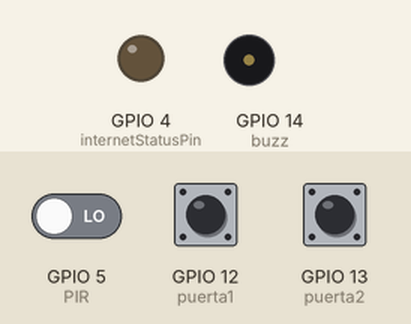
A sketch run on a simulated ESP8266 (NodeMCU). Parts: output pins drawn as LEDs (lit = HIGH), buzzer (waves = sounding, pin HIGH). The test bench sets the inputs (shaded band); at power-on: GPIO 12 (puerta1) HIGH, GPIO 13 (puerta2) HIGH, GPIO 5 (PIR) LOW. WiFi joins after 1.5 s; servers stay silent unless stated; the local clock reads 2024-03-15 10:24:30 at power-on unless the sketch sets it; what the sketch prints to the serial monitor is not drawn.

Above: at 3.5 s.
3.6 s: GPIO 12 (puerta1) pulled LOW for 3.2 s
At 4.6 s:
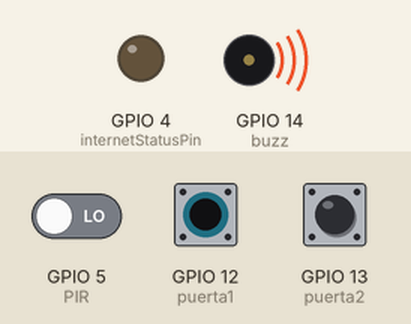
9.5 s: GPIO 13 (puerta2) pulled LOW for 3.2 s
At 10.9 s:
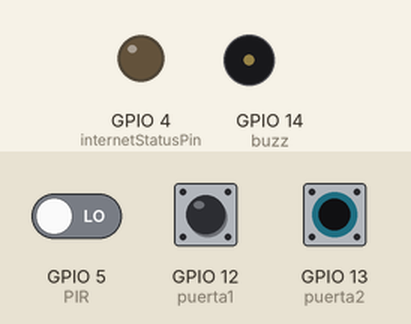
Timing chart, 0 to 15.2 s (numbered marks = the images above; inputs shaded):
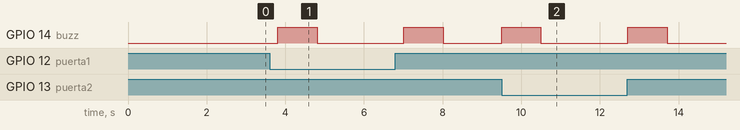

The sketch:

Alarma_esp_8266.ino
```cpp
#include <ESP8266WiFi.h>
#include <WiFiClientSecure.h>
#include <UniversalTelegramBot.h>
#include <ArduinoJson.h>
X509List cert(TELEGRAM_CERTIFICATE_ROOT);
WiFiClientSecure client;


volatile bool door2StateChanged = false;
volatile bool pirStateChanged = false;

bool previousDoorState = false;
volatile bool doorStateChanged = false;
int botRequestDelay = 100;
unsigned long lastTimeBotRan;
const int internetStatusPin = 4;
const int puerta1 = 12;
const int puerta2 = 13;
const int PIR = 5;
const int buzz = 14;


const char* ssid = "Personal-238-2.4GHz";
const char* password = "79D777E238";

#define BOTtoken "6605703445:AAGYnxji-z2lSjjiQc0EJZpn1IyqNMxkX4s"

//#define CHAT_ID "1172351395"
#define CHAT_ID "-4195292837"
UniversalTelegramBot bot(BOTtoken, client);


void IRAM_ATTR handleDoorInterrupt() {
  doorStateChanged = true;
}


void IRAM_ATTR handleDoor2Interrupt() {
  door2StateChanged = true;
}

void IRAM_ATTR handlePirInterrupt() {
  pirStateChanged = true;
}
bool alarmActive = true;

void handleNewMessages(int numNewMessages) {
  for (int i = 0; i < numNewMessages; i++) {
    String chat_id = String(bot.messages[i].chat_id);
    if (chat_id != CHAT_ID) {
      bot.sendMessage(chat_id, "USUARIO NO AUTORIZADO", "");
      continue;
    }

    String text = bot.messages[i].text;
    String from_name = bot.messages[i].from_name;

    if (text == "/start") {
      String welcome = "BIENVENIDO, " + from_name + ".\n";
      welcome += "Este es un sistema de alarma que monitorea dos puertas y un sensor de movimiento PIR.\n";
      welcome += "Cuando la alarma está activada, cualquier cambio en el estado de los sensores se notificará en este chat.\n\n";
      welcome += "Puedes usar los siguientes comandos:\n";
      welcome += "/estado - Muestra el estado actual de todos los sensores.\n";
      welcome += "/prender - Activa la alarma.\n";
      welcome += "/apagar - Desactiva la alarma.\n";
      bot.sendMessage(chat_id, welcome, "");
    }

    if (text == "/estado") {
      String message = "Estado de los sensores:\n";
      message += "Puerta 1: " + String(digitalRead(puerta1) ? "Abierta" : "Cerrada") + "\n";
      message += "Puerta 2: " + String(digitalRead(puerta2) ? "Abierta" : "Cerrada") + "\n";
      message += "Sensor PIR: " + String(digitalRead(PIR) ? "Movimiento detectado" : "No hay movimiento") + "\n";
      message += "Estado de la alarma: " + String(alarmActive ? "Activada" : "Desactivada"); // Agrega el estado de la alarma
      bot.sendMessage(chat_id, message, "");
    }


    if (text == "/prender") {
      alarmActive = true;
      bot.sendMessage(chat_id, "Alarma activada.", "");
    }

    if (text == "/apagar") {
      alarmActive = false;
      bot.sendMessage(chat_id, "Alarma desactivada.", "");
    }
  }
}


void setup() {
  Serial.begin(9600);
#ifdef ESP8266
  configTime(0, 0, "pool.ntp.org");
  client.setTrustAnchors(&cert);
#endif

  pinMode(buzz, OUTPUT);
  pinMode(internetStatusPin, OUTPUT);
  pinMode(puerta1, INPUT);

  WiFi.mode(WIFI_STA);
  WiFi.begin(ssid, password);
  pinMode(puerta1, INPUT_PULLUP);
  pinMode(puerta2, INPUT_PULLUP);
  attachInterrupt(digitalPinToInterrupt(puerta1), handleDoorInterrupt, CHANGE);
  attachInterrupt(digitalPinToInterrupt(puerta2), handleDoor2Interrupt, CHANGE);
  attachInterrupt(digitalPinToInterrupt(PIR), handlePirInterrupt, CHANGE);

#ifdef ESP32
  client.setCACert(TELEGRAM_CERTIFICATE_ROOT);
#endif

  while (WiFi.status() != WL_CONNECTED) {
    delay(1000);
    Serial.println("CONECTANDO A SU RED WI-FI..");
  }
  Serial.println(WiFi.localIP());
  String message = "Alarma INICIADA.\n";
  message += "Estado de la alarma: " + String(alarmActive ? "Activada" : "Desactivada") + "\n";
  message += "Estado de los sensores:\n";
  message += "Puerta casa: " + String(digitalRead(puerta1) ? "Abierta" : "Cerrada") + "\n";
  message += "Puerta baño: " + String(digitalRead(puerta2) ? "Abierta" : "Cerrada") + "\n";
  message += "Sensor PIR: " + String(digitalRead(PIR) ? "Movimiento detectado" : "No hay movimiento");
  bot.sendMessage(CHAT_ID, message, "");

}

void loop() {
  if (millis() > lastTimeBotRan + botRequestDelay)  {
    int numNewMessages = bot.getUpdates(bot.last_message_received + 1);

    while (numNewMessages) {
      handleNewMessages(numNewMessages);
      numNewMessages = bot.getUpdates(bot.last_message_received + 1);
    }
    lastTimeBotRan = millis();
  }
  if (alarmActive) { // Solo comprueba los sensores si la alarma está activa
if (doorStateChanged) {
  digitalWrite(buzz, HIGH);
  delay(1000);
  digitalWrite(buzz, LOW);
  bool currentDoorState = digitalRead(puerta1); // No invierte el estado leído
  String message = String("🚪 PUERTA CASA 🏠 SE ") + String(currentDoorState ? "ABRIÓ 🔓" : "CERRÓ 🔒");
  bot.sendMessage(CHAT_ID, message, "");
  doorStateChanged = false;
}
if (door2StateChanged) {
  digitalWrite(buzz, HIGH);
  delay(1000);
  digitalWrite(buzz, LOW);
  bool currentDoorState = digitalRead(puerta2); // No invierte el estado leído
  String message = String("🚪 PUERTA BAÑO 🛁 SE ") + String(currentDoorState ? "ABRIÓ 🔓" : "CERRÓ 🔒");
  bot.sendMessage(CHAT_ID, message, "");
  door2StateChanged = false;
}


    if (pirStateChanged) {
      digitalWrite(buzz, HIGH);
      delay(1000);
      digitalWrite(buzz, LOW);
      bool currentPirState = digitalRead(PIR);
      String message = String("🏃 SENSOR DE MOVIMIENTO PIR DETECTÓ ") + String(currentPirState ? "MOVIMIENTO 🚨" : "FIN DE MOVIMIENTO 🆗");
      bot.sendMessage(CHAT_ID, message, "");
      pirStateChanged = false;
    }
  }
}
```

Measured:
- after the input at 3.6 s, GPIO 14 (buzz): alternates HIGH for 1.0 s and LOW for 2.2 s, starting after 0.21 s
- after the input at 9.5 s, GPIO 14 (buzz): alternates HIGH for 1.0 s and LOW for 2.2 s, 4 changes in all, then stays LOW, starting at once
